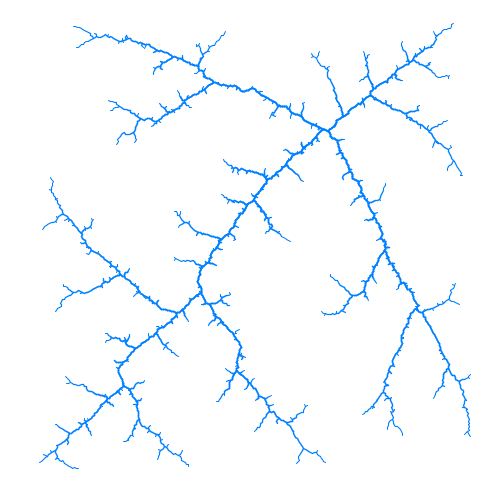
Frame 1 (no input)
Frame 60 (the mouse pressed at the canvas centre just before this capture): identical to frame 1, image omitted
Frame 120 (the mouse held since frame 60 and released just before this capture): identical to frame 1, image omitted

The Processing sketch that drew this single still picture (run headless with seeded random() and noise(); from frame 60 on, the mouse is pressed at the canvas centre):

// Processing sketch: rrt
// ── rrt.pde
float[][] heightmap;

void setup()
{
  size(500, 500);
  heightmap = new float[width][height];
  initialize(5000);
}

private void initialize(int iterations)
{
  background(255);
  
  for(int x = 0; x < width; x++)
    for(int y = 0; y < height; y++)
    {
      heightmap[x][y] = 1f; //noise(x * 0.05f, y * 0.05f);
      set(x, y, color(255 * heightmap[x][y]));
    }
      
  stroke(0, 128, 255);

  PVector initialPoint = new PVector((int)random(500), (int)random(500));
  ArrayList<PVector> points = new ArrayList<PVector>();
  int t = iterations;

  set((int)initialPoint.x, (int)initialPoint.y, color(0, 128, 255));
  points.add(initialPoint);
  
  for (int k = 0; k < iterations; k++)
  {
    int index = 0;
    PVector randomPoint = new PVector((int)random(500), (int)random(500));
    PVector nearestPoint = points.get(0);

    for (PVector p : points)
      if (MDist(p, randomPoint) < MDist(nearestPoint, randomPoint))
        nearestPoint = p;

    float theta = atan2(randomPoint.y - nearestPoint.y, randomPoint.x - nearestPoint.x);
    
    PVector newPoint = new PVector(nearestPoint.x + 2.0f * cos(theta), nearestPoint.y + 2.0f * sin(theta));

    if(MDist(newPoint, nearestPoint) > 2.3f)
    {
      points.add(newPoint);
      strokeWeight((t * 2.0f)/(float)iterations);
      line((int)newPoint.x, (int)newPoint.y, (int)nearestPoint.x, (int)nearestPoint.y);
      if(t > 0) t--;
      heightmap[(int)newPoint.x][(int)newPoint.y] = 0.0f;
      //set((int)newPoint.x, (int)newPoint.y, color(0));
    }
  }
  
//  for(int i = 0; i < 2; i++)
//    for(int x = width-1; x >= 0; x--)
//      for(int y = height-1; y >= 0; y--)
//      {
//        float lowHeight = 1.0f;
//        int[] d = {-1, 0, 1};
//        if(x - 1 >= 0 && x + 1 < width && y - 1 >= 0 && y + 1 < height)
//          for(int u : d)
//            for(int v : d)
//              if(lowHeight > heightmap[x + u][x + v] + noise(x*0.1f, y*0.1f) * 0.5f)
//                lowHeight = heightmap[x + u][x + v];
//                
//        heightmap[x][y] = lowHeight + 0.005f + noise(x*0.1f, y*0.1f) * 0.05f;
//        set(x, y, color(255 * heightmap[x][y]));
//      }
}

private float MDist(PVector p1, PVector p2)
{
  return (abs(p1.x - p2.x) + abs(p1.y - p2.y));
}

void draw()
{
}

void keyPressed()
{
  initialize(5000);
}
